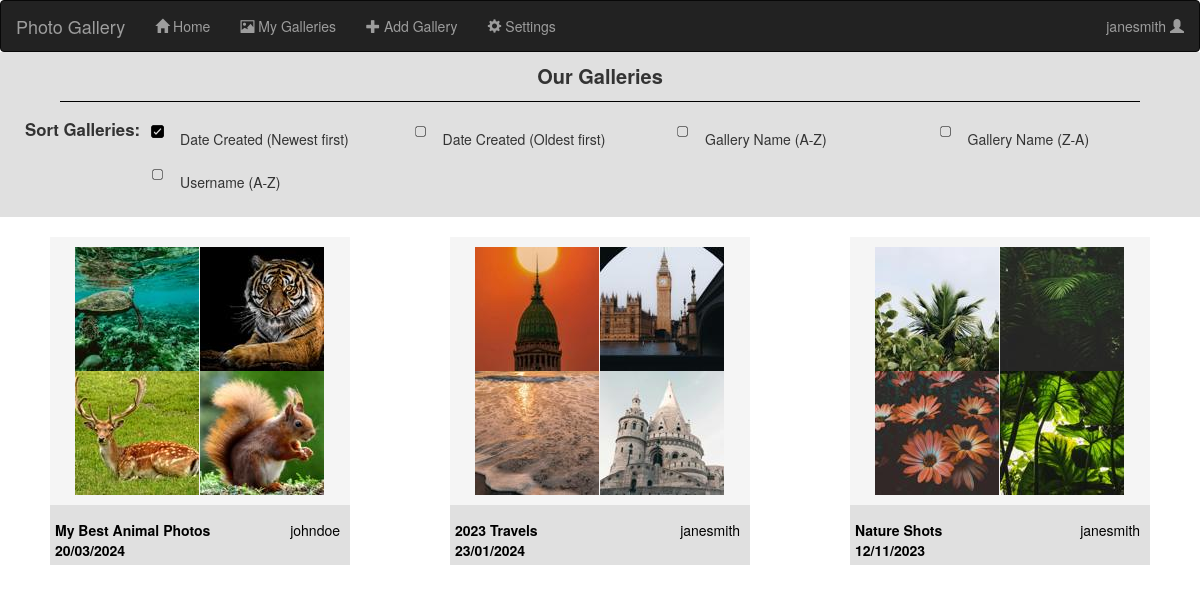
Screenshot of / (signed in) with the database file from the repository.
### components/databaseClasses.py (models this page shows, shortened)
class User(UserMixin, db.Model):
    __tablename__ = 'users'
    __bind_key__ = 'users'
    id = db.Column(db.Integer, primary_key = True)
    fname = db.Column(db.String(32))
    lname = db.Column(db.String(32))
    email = db.Column(db.String(300), unique = True)
    username = db.Column(db.String(24))
    passwordHash = db.Column(db.String(128))
    galleries = db.relationship('Gallery', backref='user')

class Photo(db.Model):
    __tablename__ = 'photos'
    __bind_key__ = 'photos'
    id = db.Column(db.Integer, primary_key=True)
    galleryId = db.Column(db.Integer, db.ForeignKey(Gallery.id))
    photoURL = db.Column(db.String(32))
    thumbnailURL = db.Column(db.String(32))

class Gallery(db.Model):
    __tablename__ = 'galleries'
    id = db.Column(db.Integer, primary_key=True)
    userId = db.Column(db.Integer, db.ForeignKey(User.id))
    numPhotos = db.Column(db.Integer)
    title = db.Column(db.String(40))
    dateCreated = db.Column(db.Date)
    dateLastEdited = db.Column(db.Date)
    description = db.Column(db.Text)
    photos = db.relationship('Photo', backref='gallery')

### app.py (the view)
@app.route("/")
def homePage():
    sortVar = request.args.get("sortGalls", "name")
    sortedGalls = galleries.copy()
    if sortVar == "DateNtoO":
        sortedGalls = dict(sorted(sortedGalls.items(), key=lambda item: item[1]['dateCreated'], reverse = True))
    elif sortVar == "DateOtoN":
        sortedGalls = dict(sorted(sortedGalls.items(), key=lambda item: item[1]['dateCreated']))
    elif sortVar == "AlphaAtoZ":
        sortedGalls = dict(sorted(sortedGalls.items(), key=lambda item: item[1]['title'].lower()))
    elif sortVar == "AlphaZtoA":
        sortedGalls = dict(sorted(sortedGalls.items(), key=lambda item: item[1]['title'].lower(), reverse = True))
    elif sortVar == "username":
        sortedGalls = dict(sorted(sortedGalls.items(), key=lambda item: users[item[1]['userId']]['username']))
    else:
        sortedGalls = dict(sorted(sortedGalls.items(), key=lambda item: item[1]['dateCreated'], reverse= True))
    return render_template('index.html', galleries = sortedGalls, photos = photos, users = users, loggedIn = isLoggedIn(), username = getCurrentUsername())

### app.py (called while the page is built)
@lm.user_loader
def loadUser(id):
    return User.query.get(int(id))

### components/utils.py (called while the page is built)
def getCurrentUsername():
    currentUserID = session.get("userId", None)
    currentUsername = None
    if currentUserID != None:
        currentUsername = loadUser(currentUserID).username
    return currentUsername

def isLoggedIn():
    if 'loggedIn' not in session:
        session['loggedIn'] = False
        session.modified = True
    return session['loggedIn']

### templates/index.html (shortened to what this page needs)
{% extends "base.html" %}
{% block content %}
    <div class = "pageTitle">
        Our Galleries
    </div>
    <div id = "sortbar">
        <div id = "sortbarTitle">
            Sort Galleries:
        </div>
        <form action="{{ url_for('homePage') }}" method = "GET" id = "sortbarForm">
            <div>
            <label for = "DateNtoO" class = "sortGallsLabel">Date Created (Newest first)</label>
            </div>
            <div><input type = "radio" id = "DateOtoN" name = "sortGalls" value = "DateOtoN" onchange="this.form.submit()"  {{ 'checked' if request.args.get('sortGalls') == 'DateOtoN' else '' }}>
            <label for = "DateOtoN" class = "sortGallsLabel">Date Created (Oldest first)</label>
            </div>
            <div>
            <label for = "AlphaAtoZ" class = "sortGallsLabel">Gallery Name (A-Z)</label>
            </div>
            <div>
            <label for = "AlphaZtoA" class = "sortGallsLabel">Gallery Name (Z-A)</label>
            </div>
            <div>
            <label for = "username" class = "sortGallsLabel">Username (A-Z)</label>
            </div>
        </form>
    </div>
    <div id = "galleries">
    {% for key in galleries %}
        {% set gallery = galleries[key] %}
        {% set numPhotos = gallery['numPhotos'] %}
        {% set photosList = gallery['photos'] %}
        <div class = "galleryTilePreview">
            <a href = "{{ url_for('viewGallery', galleryID = gallery['id'])}}">
                <div class = "photosPreview">
                    {% for i in range(4) %}
                        <div class = "thumbnailPhoto">
                            {% set photoURL = photos[photosList[(i%numPhotos)]]['thumbnailURL'] %}
                            <img src="{{photoURL}}">
                        </div>
                    {% endfor %}
                </div>
                <div class = "previewDetails">
                    <div class = "previewTitleDate">
                        {{gallery['title']}}
                        <br>
                        {{gallery['dateCreated'].strftime('%d/%m/%Y')}}
                    </div>
                    <div class = "previewUser">
                        {{users[gallery['userId']]['username']}}
                    </div>
                </div>
            </a>
        </div>
    {% endfor %}
    </div>
{% endblock %}

### templates/base.html (shortened to what this page needs)
{% extends "bootstrap/base.html" %}
{% block head %}
    <link rel = "stylesheet" href = "../static/style.css">
    <link rel="stylesheet" href="https://cdn.jsdelivr.net/npm/bootstrap@3.3.7/dist/css/bootstrap.min.css">
{% endblock %}
{% block body %}
<nav class="navbar navbar-inverse" id = "navbar">
    <div class="container-fluid">
        <div class="navbar-header">
            <a class="navbar-brand" href="#">Photo Gallery</a>
        </div>
        <ul class="nav navbar-nav">
            <li><a href="{{ url_for('homePage') }}"><span class="glyphicon glyphicon-home"></span> Home</a></li>
            <li><a href="{{ url_for('myGalleries') }}"><span class="glyphicon glyphicon-picture"></span> My Galleries</a></li>
            <li><a href="{{ url_for('addGallery') }}"><span class="glyphicon glyphicon-plus"></span> Add Gallery</a></li>
            <li><a href="{{ url_for('settings') }}"><span class="glyphicon glyphicon-cog"></span> Settings</a></li>
        </ul>
        <ul class="nav navbar-nav navbar-right">
            {% if loggedIn == False %}
                <li><a href="{{ url_for('register') }}"><span class="glyphicon glyphicon-user"></span> Sign Up</a></li>
                <li><a href="{{ url_for('login') }}"><span class="glyphicon glyphicon-log-in"></span> Login</a></li>
            {% elif loggedIn == True %}
                <li onmouseenter="showPopup()" onmouseleave="hidePopup()"><a href="#">{{username}} <span class="glyphicon glyphicon-user"></span></a></li>
            {% endif %}
        </ul>
    </div>
</nav>
    {% block content %}{% endblock %}
{% endblock %}

### static/style.css (style rules this page uses)
:root { --lightBackground: #F5F5F5; --darkBackground: #E0E0E0; }
#navbar { margin-bottom: 0; }
.pageTitle { margin: auto; font-size: 20px; background-color: var(--darkBackground); text-align: center; font-weight: bold; height: 50px; padding-top: 10px; }
#galleries { display:grid; grid-gap: 20px; grid-template-columns: repeat(auto-fit, 300px); justify-content: space-between; padding: 20px 50px; width: minmax(80%, calc(100%-250px)) }
.galleryTilePreview { background-color: var(--darkBackground); }
.photosPreview { display: grid; grid-template-rows: repeat(2, 1fr); grid-template-columns: repeat(2, 125px); place-content: center; margin: auto; margin-bottom: 10px; background-color: var(--lightBackground); padding: 10px; }
.previewTitleDate { float:left; font-weight: bold; padding: 5px; }
.previewUser { float: right; padding: 5px; padding-right: 10px; }
.previewDetails { color: black; margin-bottom: 50px; }
#sortbar { background-color: var(--darkBackground); padding: 10px; padding-left: 25px; }
#sortbarForm { display: grid; grid-template-columns:repeat(auto-fill, minmax(205px, 1fr)); align-items: center; grid-gap: 20px; padding: 10px; padding-bottom: 20px; }
#sortbarTitle { font-weight: bold; font-size: 1.2em; float: left; padding-top: 5px; }
.sortGallsLabel { font-weight: normal; }
#sortbarForm label { padding-bottom: 10px; }
#sortbar input[type="radio"] + label { background-image: url('unchecked.png'); height: 15px; display: inline-block; padding: 5px; padding-left: 30px; vertical-align: middle; background-size: contain; background-repeat: no-repeat; }
#sortbar input[type="radio"]:checked + label { background-image: url('checked.png'); vertical-align: middle; height: 15px; }

### rows the page displays
User: username "janesmith", username "janesmith" "janesmith"
Photo: thumbnailURL (picture)
Photo: thumbnailURL (picture)
Photo: thumbnailURL (picture)
Photo: thumbnailURL (picture)
Gallery: title "My Best Animal Photos", dateCreated "20/03/2024"
User: username "johndoe"
Photo: thumbnailURL (picture)
Photo: thumbnailURL (picture)
Photo: thumbnailURL (picture)
Photo: thumbnailURL (picture)
Gallery: title "2023 Travels", dateCreated "23/01/2024"
Photo: thumbnailURL (picture)
Photo: thumbnailURL (picture)
Photo: thumbnailURL (picture)
Photo: thumbnailURL (picture)
Gallery: title "Nature Shots", dateCreated "12/11/2023"
